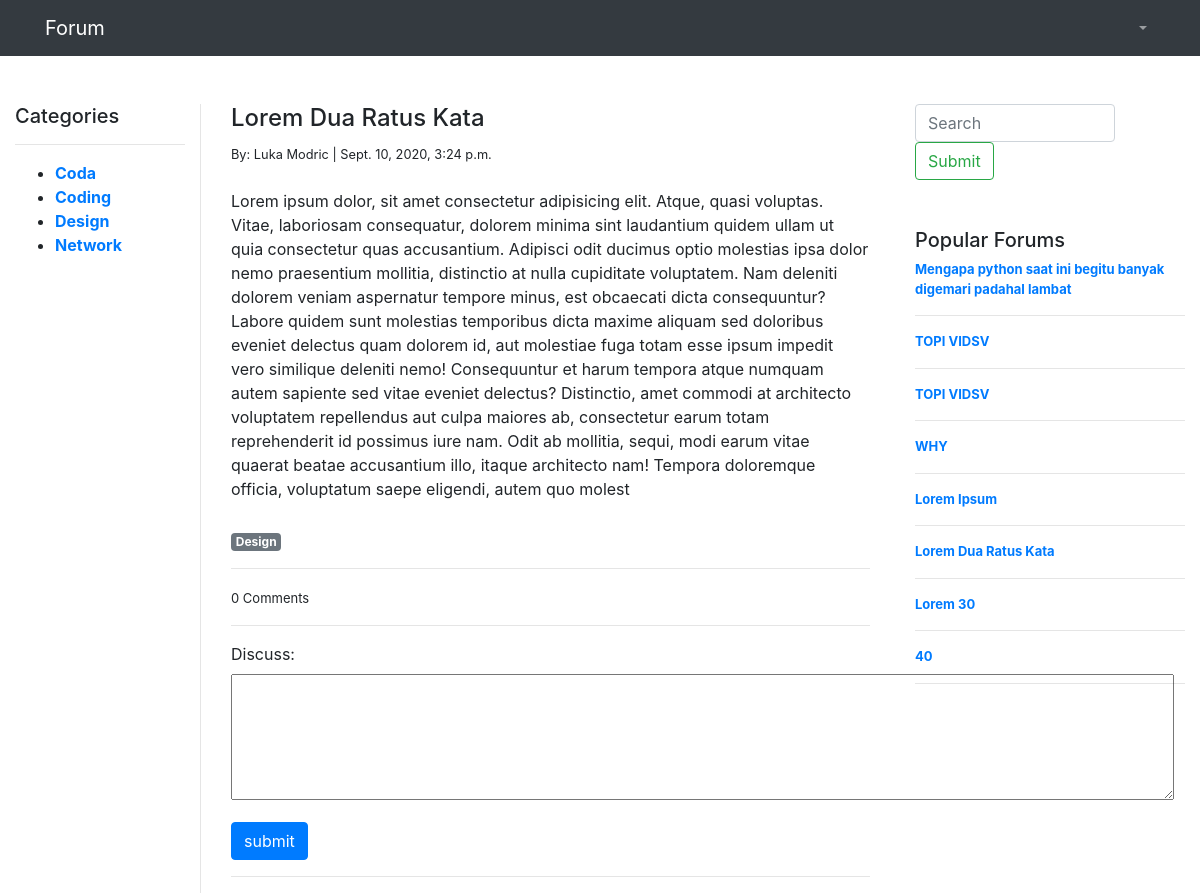
Page /view_forum/23 on the earlier database version.
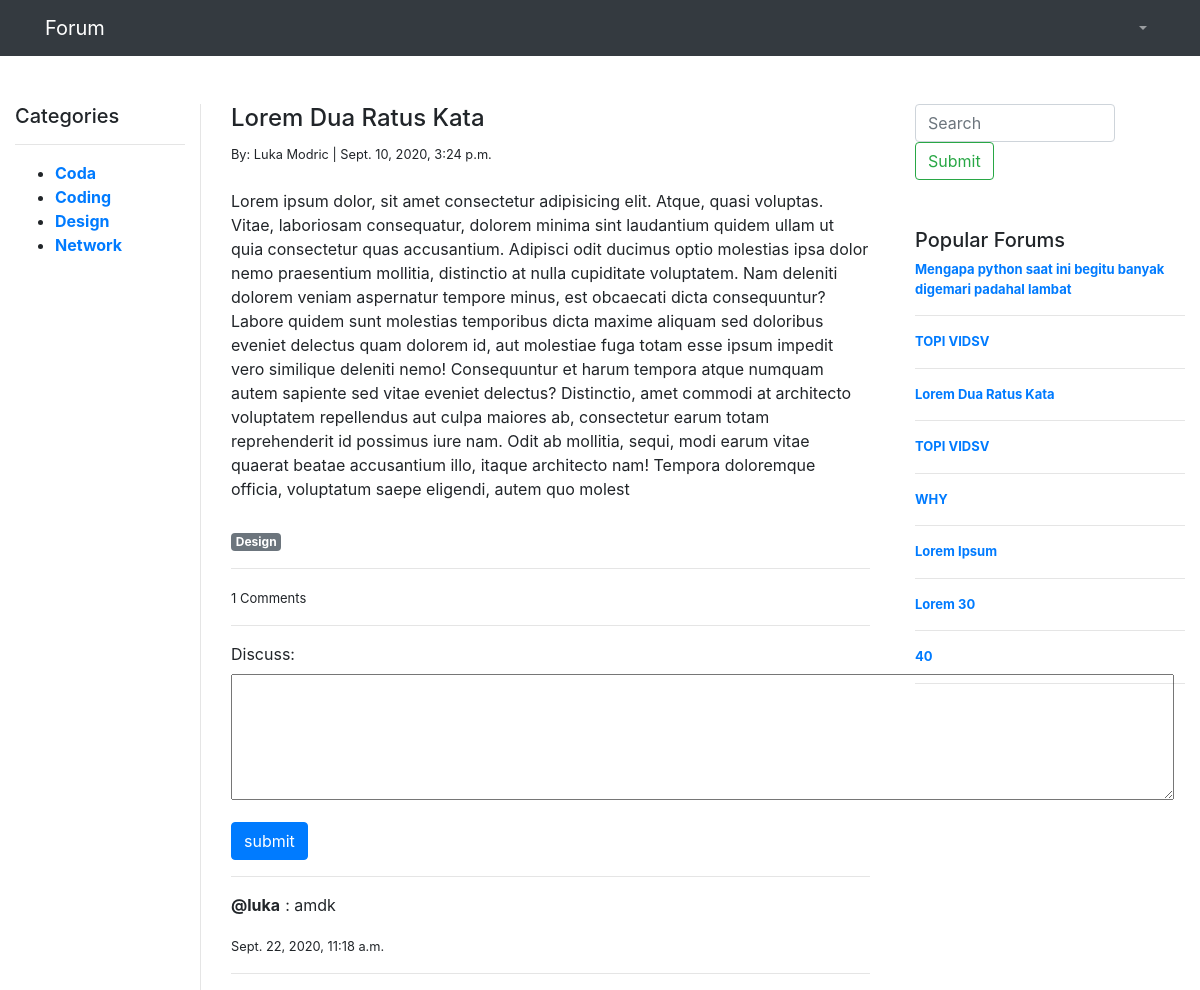
Same page on the later database version.
### commentsapp/models.py (models this page shows, shortened)
class Category(models.Model):
    category = models.CharField(max_length=200)
    def __str__(self):
        return self.category

class forum(models.Model):
    profile = models.ForeignKey(profile, null=True, blank=True,on_delete=models.SET_NULL)
    topic = models.CharField(max_length=300)
    category = models.ForeignKey(Category, null=True, blank=True, on_delete=models.SET_NULL)
    description = models.CharField(max_length=1000,blank=True)
    num_comment = models.IntegerField(blank=True, null=True)
    date_created=models.DateTimeField(auto_now_add=True,null=True)

class profile(models.Model):
    user = models.OneToOneField(User, null=True, blank=True,on_delete=models.CASCADE)
    name = models.CharField(max_length=200,default="anonymous")
    phone = models.CharField(max_length=200, null=True)
    profile_pic = models.ImageField(null=True, blank=True, default="default-profile.png")
    date_created = models.DateTimeField(auto_now_add=True, null=True)
    def __str__(self):
        return str(self.name)

class Discussion(models.Model):
    user = models.ForeignKey(User, null=True, blank=True,on_delete=models.CASCADE)
    forum = models.ForeignKey(forum,blank=True, null=True, on_delete=models.CASCADE)
    discuss = models.CharField(max_length=1000)
    like = models.IntegerField(blank=True, null=True)
    date_created=models.DateTimeField(auto_now_add=True,null=True)

### commentsapp/views.py (the view, shortened to what this page needs)
# urls.py: path('view_forum/<str:pk>', views.viewForum, name='view_forum'),
def viewForum(request,pk):
    forum_id = forum.objects.annotate(total=Sum('profile')).get(id=pk)
    discuss_id = Discussion.objects.filter(forum_id=forum_id.id).order_by('-date_created')
    popular = forum.objects.all().order_by('-num_comment')
    category = Category.objects.all().order_by('category')
    page = request.GET.get('page', 1)
    paginator = Paginator(discuss_id, 10)
    try:
        discuss_id = paginator.page(page)
    except PageNotAnInteger:
        discuss_id = paginator.page(1)
    except EmptyPage:
        discuss_id = paginator.page(paginator.num_pages)
    comment = updateCommentForm(instance=forum_id)
    form = CreateInDiscussion()
    context = {'forum': forum_id, 'discuss': discuss_id, 'popular':popular,
    'category':category, 'form': form,'comment': comment}
    return render(request, 'view_forum.html', context)

### commentsapp/forms.py
class CreateInDiscussion(ModelForm):
    class Meta:
        model= Discussion
        fields = "__all__"
        exclude = ['forum','user','like']
        widgets = {
            "discuss": Textarea(attrs={'cols':90, 'rows':5}),
        }

class updateCommentForm(ModelForm):
    class Meta:
        model = forum
        fields = ['num_comment']

### commentsapp/templates/view_forum.html (shortened to what this page needs)
{% extends 'layout/main.html' %}
{% load static %}
{% block content %}
<div class="container-fluid">
    <div class="row mt-5">
        {% include 'layout/left_bar.html' %}
        <div class="col-7" style="border-left:1px solid #e5e5e5;height:100%">
            <div class="container">
                <div>
                    <h4>{{forum.topic}}</h4>
                    <small>By: {{forum.profile}} | {{forum.date_created}}</small><br>
                </div>
                <div class="mt-4">
                    <p>{{forum.description}}</p>
                </div>
                <a href="{% url 'category' forum.category.id %}"><span class="badge badge-secondary mt-3">{{forum.category}}</span></a>
                <hr>
                <span style="font-size: small;">{{forum.num_comment}} Comments</span>
                <hr>
                <form action="" method="POST">
                    {{form.as_p}}
                    <input type="submit" class="btn btn-small btn-primary" value="submit">
                </form>
                <hr>
                <div>
                    {% for dis in discuss %}
                    <div style="display: flex; flex-wrap: wrap;">
                        {% if dis.user == NULL %}
                        <p style="font-weight: bold;">@Unknow</p>
                        {% else %}
                        <p style="font-weight: bold;">@{{dis.user.username}}</p>
                        {% endif %}
                        <p style="margin-left: 5px; margin-bottom: 0;">: {{dis.discuss}}</p>
                    </div>
                    <small>{{dis.date_created}}</small>
                    <hr>
                    {% endfor %}
                </div>
            </div>
        </div>
        {% include 'layout/right_bar.html' %}
    </div>
</div>
{% endblock %}

### commentsapp/templates/layout/left_bar.html
<div class="col-2 sticky-top">
    <h5>Categories</h5>
    <hr>
    <ul>
        {% for cat in category %}
            <li><a class="font-weight-bold" href="{% url 'category' cat.id %}">{{cat}}</a></li>
        {% endfor %}
    </ul>
</div>

### commentsapp/templates/layout/right_bar.html
<div class="popular col-3">
    <div>
        <form class="form-inline my-2 my-lg-0" method="GET" action="{% url 'search' %}">
            <input style="width: 200px;" name="searchVal" class="form-control mr-sm-2" type="search" placeholder="Search" aria-label="Search">
            <input class="btn btn-outline-success my-2 my-sm-0" type="submit">
        </form>
    </div>
    <h5 class="mt-5">Popular Forums</h5>
    {% for top in popular|slice:"10" %}
        <a class="d-block font-weight-bold" href="{% url 'view_forum' top.id %}">{{top.topic}}</a>
        <hr>
    {% endfor %}
</div>

Differences in the rows shown:
changed forum "Lorem Dua Ratus Kata": num_comment "0" → "1"; moves up the list
added Discussion: user.username "luka", discuss "amdk", date_created "Sept. 22, 2020, 11:18 a.m."
